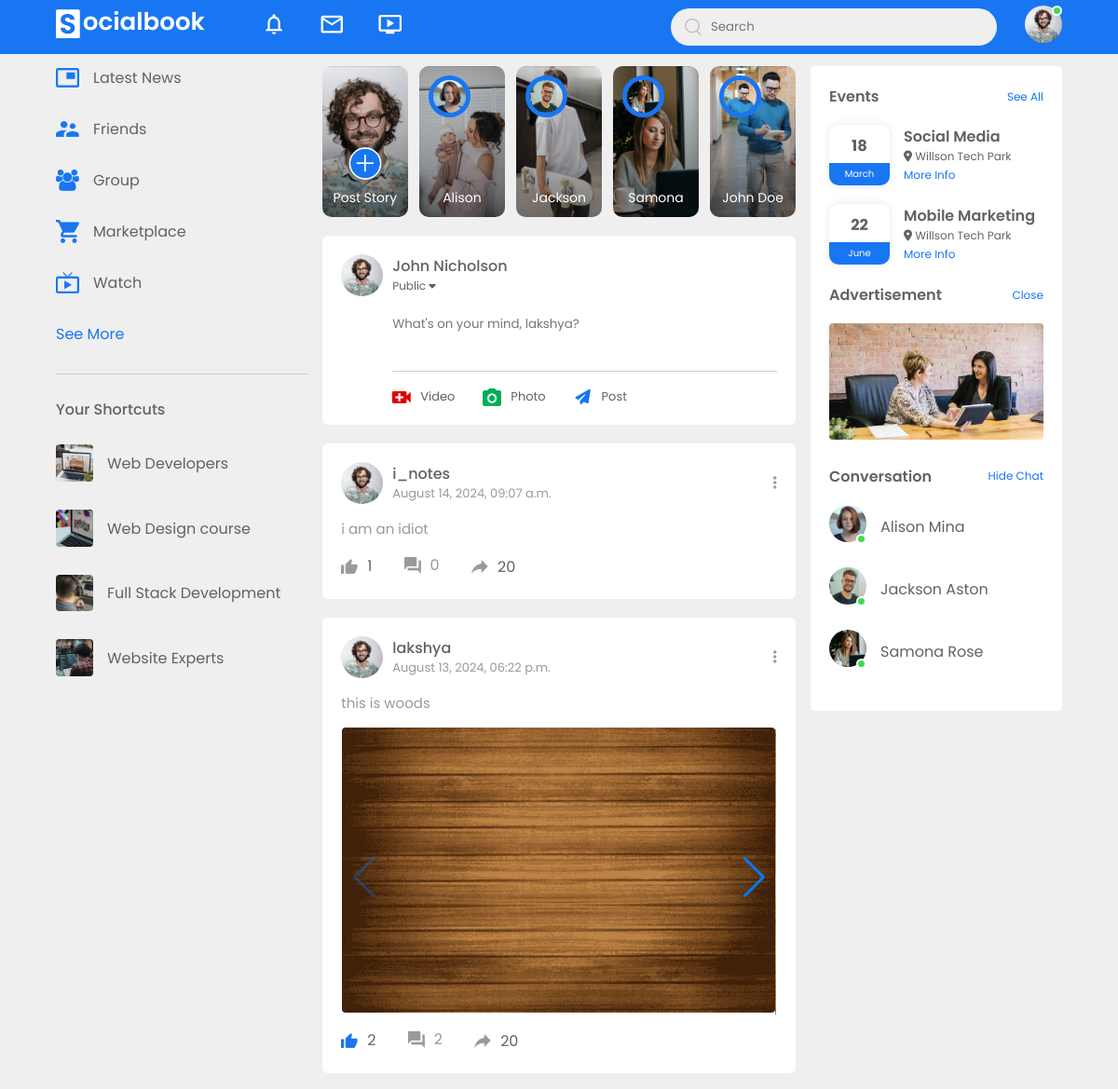
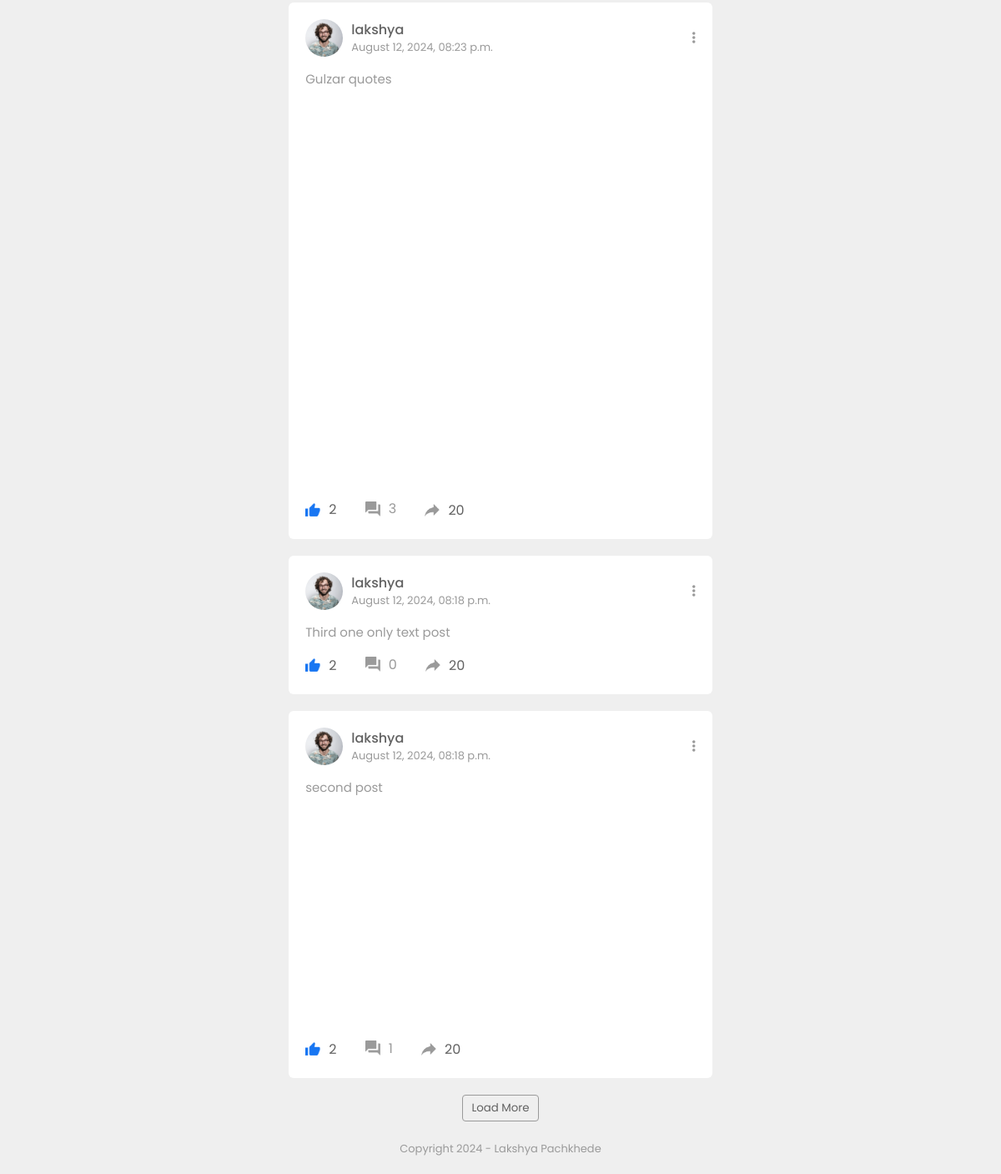
The app's page / (signed in) with its own data (2 pictures, top to bottom).
### posts/models.py (models this page shows, shortened)
class Post(models.Model):
    author = models.ForeignKey(User, on_delete=models.CASCADE)
    date_posted = models.DateTimeField(auto_now_add=True)
    caption = models.TextField()
    images = models.ManyToManyField("Image", related_name="photo_post", blank=True)

class Image(models.Model):
    image = models.ImageField(upload_to='posts/images')

### posts/views.py (the view)
# urls.py: path('', views.PostListView.as_view(), name='post-home'),
class PostListView(LoginRequiredMixin, ListView):
    template_name = 'posts/home.html'
    context_object_name = 'posts'
    paginate_by = 5
    def get_queryset(self):
        text_posts = Post.objects.all()
        posts = sorted(
            list(text_posts),
            key=lambda x: x.date_posted,
            reverse=True
        )
        return posts

### posts/templatetags/custom_filters.py (called while the page is built)
@register.filter(name='has_liked')
def has_liked(post, user):
    return post.likes.filter(author=user).exists()

### posts/templates/posts/home.html (shortened to what this page needs)
{% extends "posts/base.html" %}
{% load static %}
{% load custom_filters %}
{% block content %}
<div class="main">
    <div class="left-sidebar">
        <div class="imp-links">
            <a href="#"><img src="{% static "posts/images/news.png" %}"> Latest News</a>
            <a href="#"><img src="{% static "posts/images/friends.png" %}"> Friends</a>
            <a href="#"><img src="{% static "posts/images/group.png" %}"> Group</a>
            <a href="#"><img src="{% static "posts/images/marketplace.png" %}"> Marketplace</a>
            <a href="#"><img src="{% static "posts/images/watch.png" %}"> Watch</a>
            <a href="#">See More</a>
        </div>
        <div class="shortcut-links">
            <p>Your Shortcuts</p>
            <a href="#"><img src="{% static "posts/images/shortcut-1.png" %}"> Web Developers</a>
            <a href="#"><img src="{% static "posts/images/shortcut-2.png" %}"> Web Design course</a>
            <a href="#"><img src="{% static "posts/images/shortcut-3.png" %}"> Full Stack Development</a>
            <a href="#"><img src="{% static "posts/images/shortcut-4.png" %}"> Website Experts</a>
        </div>
    </div>
    <div class="main-content">
        <div class="story-gallery">
            <div class="story story1">
                <img src="{% static "posts/images/upload.png" %}">
                <p>Post Story</p>
            </div>
            <div class="story story2">
                <img src="{% static "posts/images/member-1.png" %}">
                <p>Alison</p>
            </div>
            <div class="story story3">
                <img src="{% static "posts/images/member-2.png" %}">
                <p>Jackson</p>
            </div>
            <div class="story story4">
                <img src="{% static "posts/images/member-3.png" %}">
                <p>Samona</p>
            </div>
            <div class="story story5">
                <img src="{% static "posts/images/member-4.png" %}">
                <p>John Doe</p>
            </div>
        </div>
        <div class="write-post-container ">
            <div class="user-profile">
                <img src="{% static "posts/images/profile-pic.png" %}">
                <div>
                    <p>John Nicholson</p>
                    <small>Public <i class="fas fa-caret-down"></i></small>
                </div>
            </div>
            <div class="post-input-container">
                <form method="post" enctype="multipart/form-data" action={% url "post-create" %}>
                <textarea rows="3" name="caption" placeholder="What's on your mind, {{ user.username }}?"></textarea>
                <div class="add-post-links">
                    <a href="#"><img src="{% static "posts/images/live-video.png" %}"> Video</a>
                    <a href="{% url "post-create" %}"><img src="{% static "posts/images/photo.png" %}"> Photo</a>
                    <a><button class="hide-button" type="submit">Post</button></a>
                </div>
            </div>
        </div>
        {% for post in posts %}
            <div class="post-container">
                <div class="post-row">
                    <div class="user-profile">
                        <img src="{% static "posts/images/profile-pic.png" %}">
                        <div>
                            <p>{{ post.author.username }}</p>
                            <span>{{ post.date_posted|date:"F j, Y, h:i a" }}</span>
                        </div>
                    </div>
                    <a href="#"><i class="fas fa-ellipsis-v"></i></a>
                </div>
                <a href="{% url "post-detail" post.pk %}" class="post-text"><p class="post-text">{{ post.caption|truncatewords:20 }}</p></a>
                {% if post.images.all|length > 0 %}
                <div class="swiper">
                    <div class="swiper-wrapper">
                    {% for image in post.images.all %}
                        <div class="swiper-slide"><img src="{{ image.image.url }}" class="post-img"></div>
                    {% endfor %}
                    </div>
                    <div class="swiper-pagination"></div>
                    <div class="swiper-button-next"></div>
                </div>
                {% endif %}
                <div class="post-row">
                    <div class="activity-icons">
                        <div id="like-section-{{post.id}}">
                            {% if post|has_liked:user %}
                                <img src="{% static "posts/images/like-blue.png" %}" id="like-icon-{{post.id}}" class="like-icon" data-liked="true">
                            {% else %}
                                <img src="{% static "posts/images/like.png" %}" id="like-icon-{{post.id}}" class="like-icon" data-liked="false">
                            {% endif %}
                            <span id="likes-count-{{post.id}}">{{ post.likes.count }}</span>
                        </div>
                        <a href="{% url "post-detail" post.pk%}"><div><img src="{% static "posts/images/comments.png" %}">{{ post.comments.count }}</div></a>
                        <div><img src="{% static "posts/images/share.png" %}"> 20</div>
                    </div>
                </div>
            </div>
        {% endfor %}
        <button type="button" class="load-more-button">Load More</button>
    </div>
    <div class="right-sidebar">
        <div class="sidebar-title">
            <h4>Events</h4>
            <a href="#">See All</a>
        </div>
        <div class="event">
            <div class="left-event">
                <h3>18</h3>
                <span>March</span>
            </div>
            <div class="right-event">
                <h4>Social Media</h4>
                <p><i class="fa-solid fa-location-dot"></i> Willson Tech Park</p>
                <a href="#">More Info</a>
            </div>
        </div>
        <div class="event">
            <div class="left-event">
                <h3>22</h3>
                <span>June</span>
            </div>
            <div class="right-event">
                <h4>Mobile Marketing</h4>
                <p><i class="fa-solid fa-location-dot"></i> Willson Tech Park</p>
                <a href="#">More Info</a>
            </div>
        </div>
        <div class="sidebar-title">
            <h4>Advertisement</h4>
            <a href="#">Close</a>
        </div>
        <img src="{% static "posts/images/advertisement.png" %}" class="sidebar-ads">
        <div class="sidebar-title">
            <h4>Conversation</h4>
            <a href="#">Hide Chat</a>
        </div>
        <div class="online-list">
            <div class="online">
                <img src="{% static "posts/images/member-1.png" %}">
            </div>
            <p>Alison Mina</p>
        </div>
        <div class="online-list">
            <div class="online">
                <img src="{% static "posts/images/member-2.png" %}">
            </div>
            <p>Jackson Aston</p>
        </div>
        <div class="online-list">
            <div class="online">
                <img src="{% static "posts/images/member-3.png" %}">
            </div>
            <p>Samona Rose</p>
        </div>
    </div>
</div>
{% endblock content %}

### posts/static/posts/post_detail.css (style rules this page uses)
.hide-button { background: transparent; border: 0; }

### records on screen
Post: author.username "i_notes", date_posted "August 14, 2024, 09:07 a.m.", caption "i am an idiot", likes.count "1", comments.count "0"
Post: author.username "lakshya", date_posted "August 13, 2024, 06:22 p.m.", caption "this is woods", likes.count "2", comments.count "2"
Image: image (picture)
Post: author.username "lakshya", date_posted "August 12, 2024, 08:23 p.m.", caption "Gulzar quotes", likes.count "2", comments.count "3"
Image: image (picture)
Post: author.username "lakshya", date_posted "August 12, 2024, 08:18 p.m.", caption "Third one only text post", likes.count "2", comments.count "0"
Post: author.username "lakshya", date_posted "August 12, 2024, 08:18 p.m.", caption "second post", likes.count "2", comments.count "1"
Image: image (picture)
